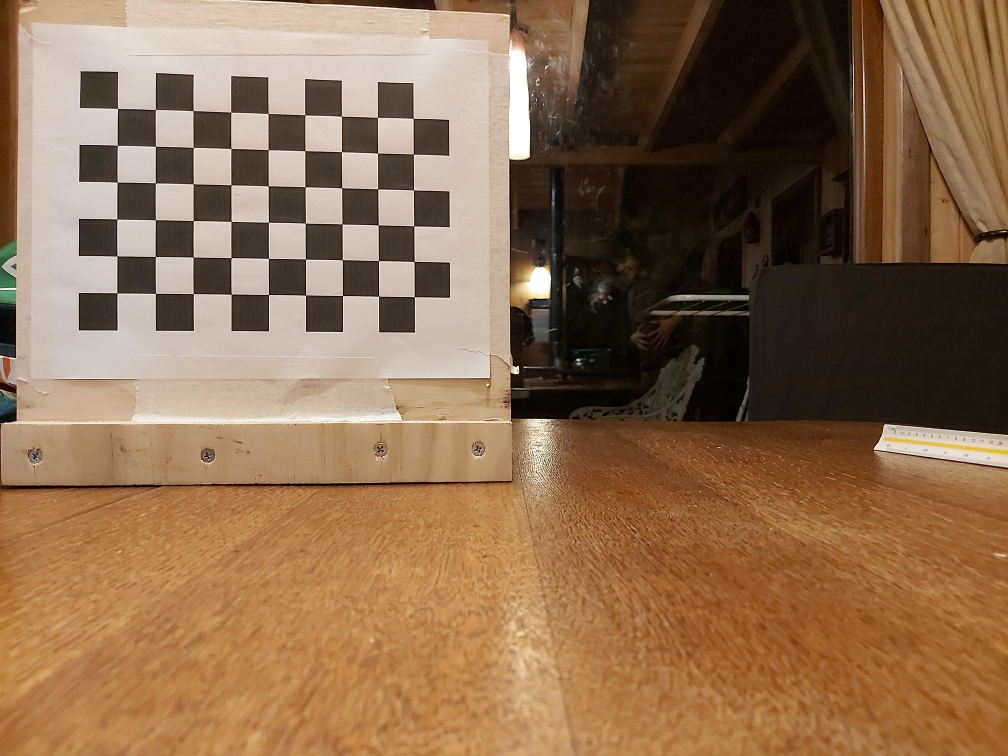
#> input picture calibration_imgs1/img01_1.jpg, 2016 x 1512 px (shown at 1/2 size); its folder holds 4 pictures in this run
$ python main_camera_calib.py
#> lines starting #> are read from the running program, lines starting #| are printed output that depends on the picture; after the words box and inside, x2 and y2 are one past the last pixel; in counts of white or black regions, pixels touching at a corner belong together
### utils/calib.py
import cv2
import numpy as np
import glob
from tqdm import tqdm
import PIL.ExifTags
import PIL.Image

def obtain_points(chess_size, num_iter_crit, accuracy_crit, win_size_ref,
                  imgs_path):
    # Define size of chessboard target.
    # Define arrays to save detected points
#> called with chess_size = (9, 6), num_iter_crit = 30, accuracy_crit = 0.001, win_size_ref = 11, imgs_path = './calibration_imgs1/*'
    obj_points = [] #3D points in real world space
    img_points = [] #3D points in image plane
    # Prepare grid and points to display
    objp = np.zeros((np.prod(chess_size),3),dtype=np.float32)

    # Todas las combinaciones posibles
    objp[:,:2] = np.mgrid[0:chess_size[0], 0:chess_size[1]].T.reshape(-1,2)

    # read images
    calibration_paths = glob.glob(imgs_path)
    # Iterate over images to find intrinsic matrix
    true_rets = 0
    imgs_with_pattern = []
    for image_path in tqdm(calibration_paths):
    # Load image
        image = cv2.imread(image_path)
#> image is the input picture: shape (1512, 2016, 3); mean B, G, R 80, 108.4, 139.9
        gray_image = cv2.cvtColor(image, cv2.COLOR_BGR2GRAY)
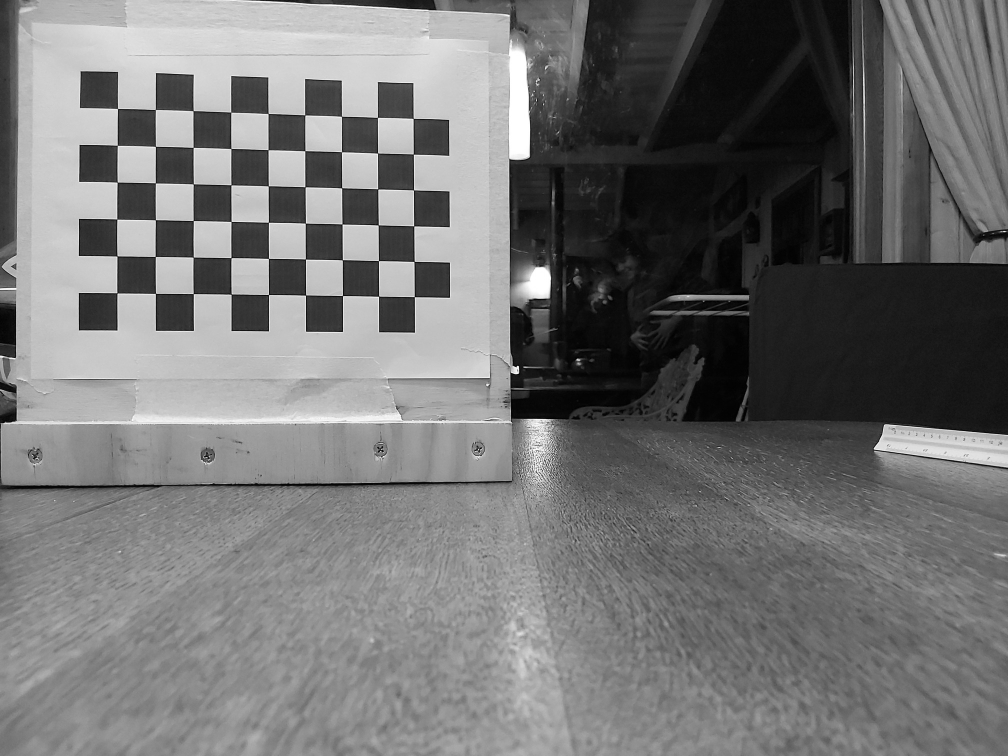
#> gray_image: shape (1512, 2016) (shown at 1/2 size); min 0, max 255, mean 114.6
        print("Image loaded, Analizying...")
        # find chessboard corners
        ret,corners = cv2.findChessboardCorners(gray_image, chess_size, None)
#> ret = True; corners = 54 rows, first 8: [235.4, 217.6], [310.9, 219.6], [386.6, 222.1], [462.2, 224.7], [536.6, 227.7], [610.4, 230.6], [683.5, 233], [755.4, 235.3]
        # si se obtiene el patron --> ret = True
        # corner points --> corners

        # Si se encontraron, agregar object points, image points (despues de refinarlos)
        if ret == True:
            true_rets += 1
            print("Chessboard detected!")
            print(image_path)
            # define criteria for subpixel accuracy
            # termination criteria
            criteria = (cv2.TERM_CRITERIA_EPS + cv2.TERM_CRITERIA_MAX_ITER, num_iter_crit, accuracy_crit)
            #refine corner location (to subpixel accuracy) based on criteria.
            corners2 = cv2.cornerSubPix(gray_image, corners, (int(win_size_ref/2),int(win_size_ref/2)), (-1,-1), criteria)
#> corners2 = 54 rows, first 8: [235.5, 217.6], [311.1, 219.6], [386.6, 222], [462.3, 224.7], [536.6, 227.6], [610.3, 230.5], [683.4, 233.1], [755.4, 235.3]
            obj_points.append(objp)
            img_points.append(corners)

            # Draw and display the corners
            cv2.drawChessboardCorners(image, chess_size, corners2, ret)
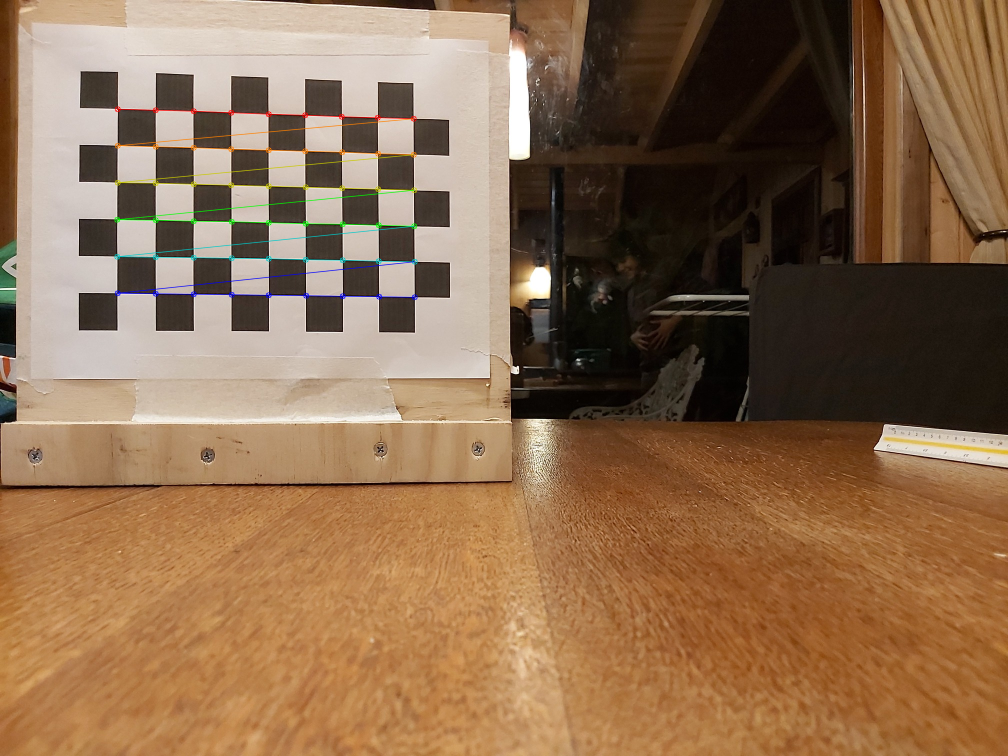
#> image: shape (1512, 2016, 3) (shown at 1/2 size); 0.78% of pixels changed, all inside (x1, y1, x2, y2) = (228, 212, 836, 601)
            cv2.imshow('img',image)
            cv2.waitKey(500)
            imgs_with_pattern.append(image_path)
#> pass 2 of the loop in obtain_points, `for image_path in tqdm(calibration_paths):`:
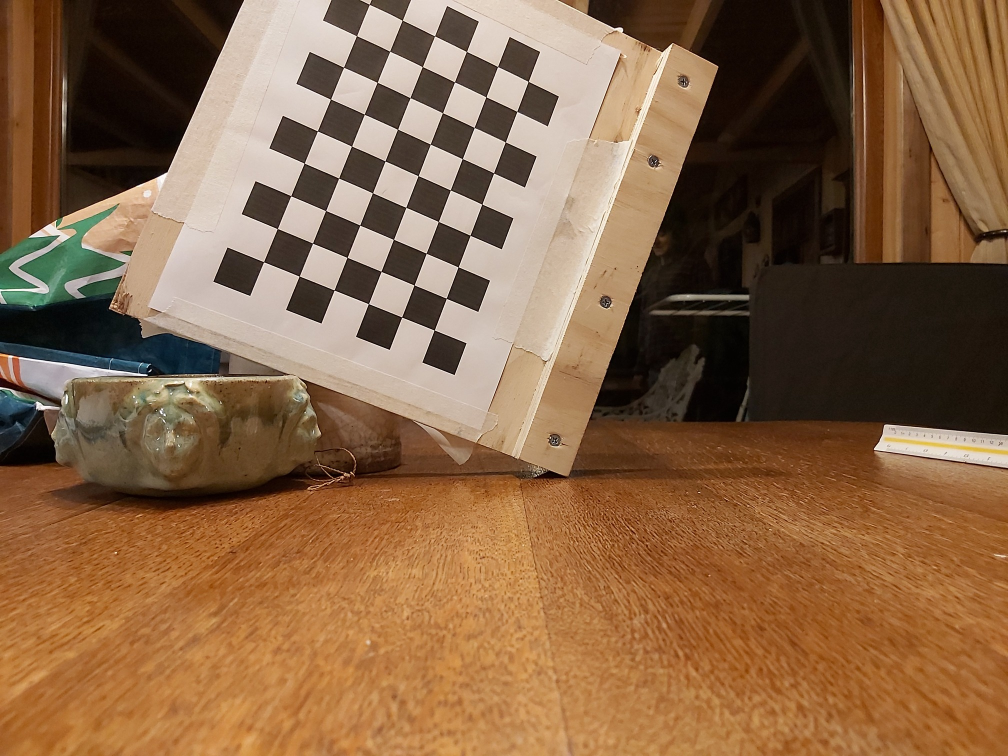
#> input picture calibration_imgs1/img02_1.jpg, 2016 x 1512 px (shown at 1/2 size)
#> in obtain_points, image is the input picture: shape (1512, 2016, 3); mean B, G, R 70, 100.8, 135.1
#> in obtain_points, `gray_image = cv2.cvtColor(image, cv2.COLOR_BGR2GRAY)`:
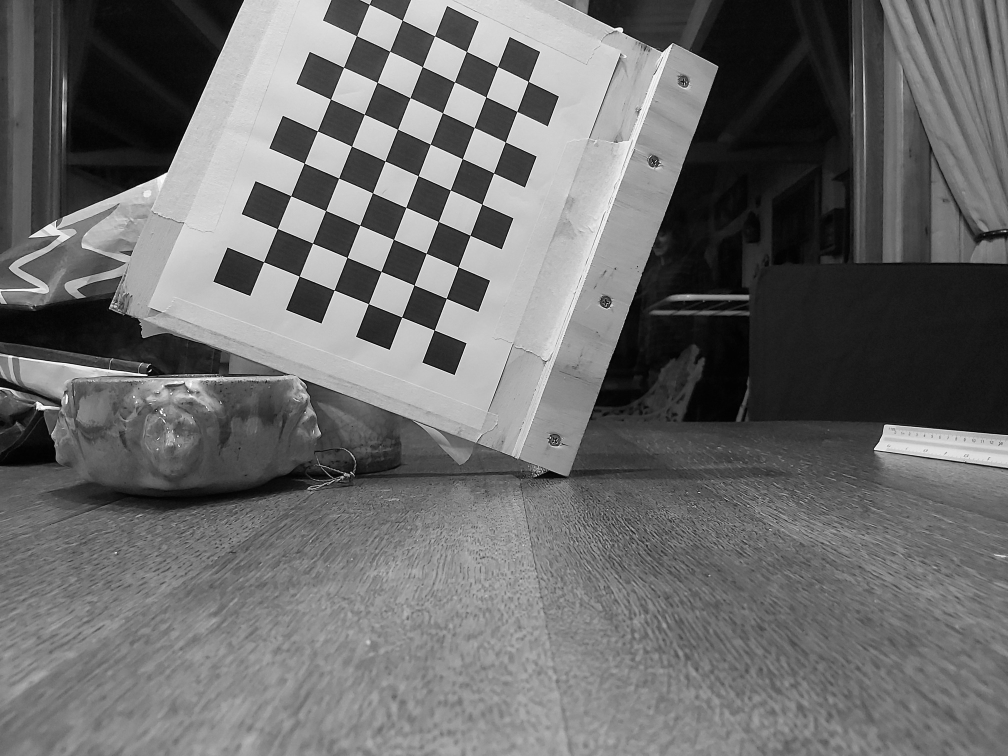
#> gray_image: shape (1512, 2016) (shown at 1/2 size); min 0, max 255, mean 107.6
#> ret = False; corners = 53 rows, first 8: [933, 103.5], [869.5, 72], [995.5, 133], [972, 193.5], [909.5, 164], [810, 53], [845, 133.5], [779.5, 103]
#> pass 3 of the loop in obtain_points, `for image_path in tqdm(calibration_paths):`:
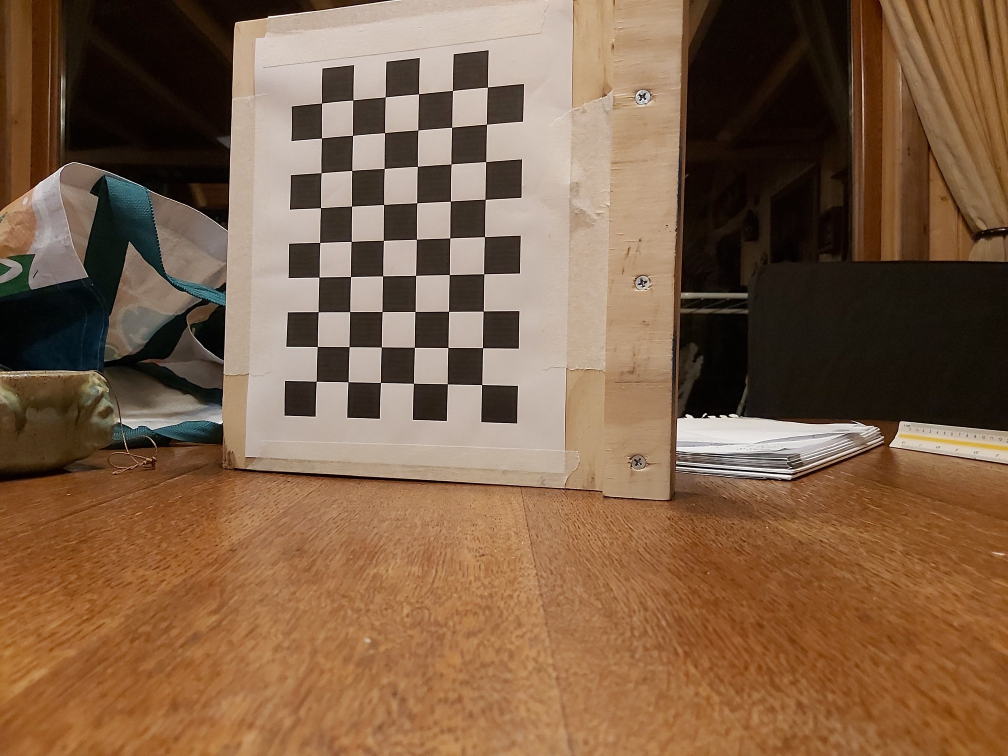
#> input picture calibration_imgs1/img04_1.jpg, 2016 x 1512 px (shown at 1/2 size)
#> in obtain_points, image is the input picture: shape (1512, 2016, 3); mean B, G, R 70.9, 96.2, 126.6
#> in obtain_points, `gray_image = cv2.cvtColor(image, cv2.COLOR_BGR2GRAY)`:
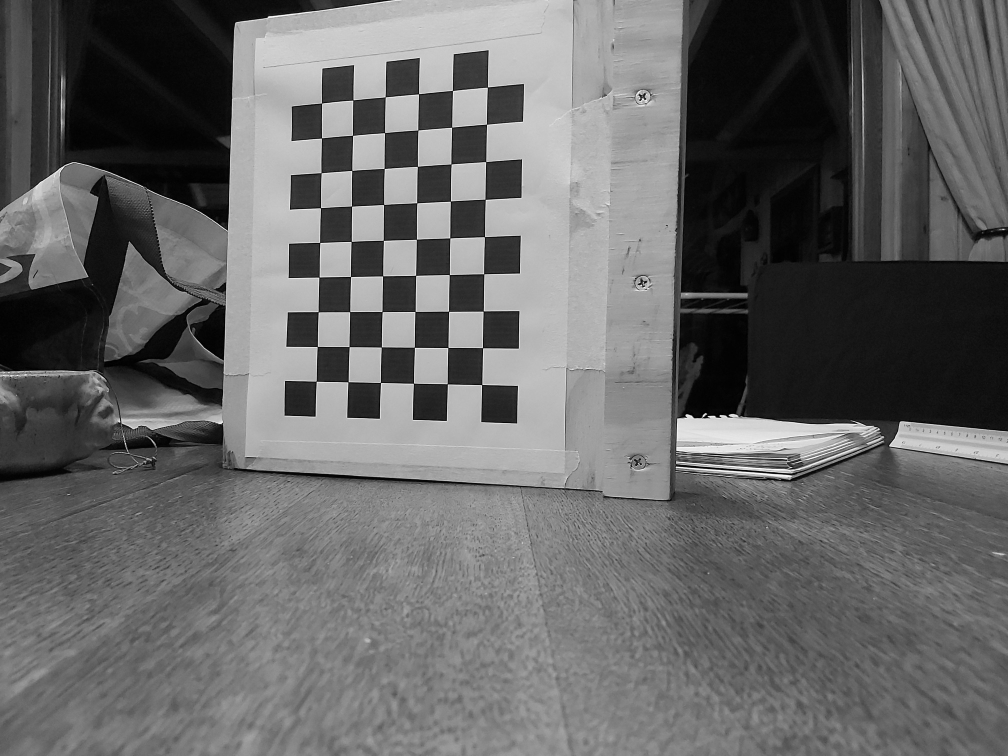
#> gray_image: shape (1512, 2016) (shown at 1/2 size); min 0, max 255, mean 102.4
#> ret = True; corners = 54 rows, first 8: [632.7, 762.8], [634.9, 693.4], [636.7, 624.2], [638.5, 554.6], [640, 485.4], [641.6, 416], [642.7, 346.1], [643.5, 276.4]
#> corners2 = 54 rows, first 8: [632.8, 762.8], [634.9, 693.4], [636.6, 624.3], [638.5, 554.6], [640, 485.4], [641.5, 416], [642.6, 346.3], [643.4, 276.4]
#> in obtain_points, `cv2.drawChessboardCorners(image, chess_size, corners2, ret)`:
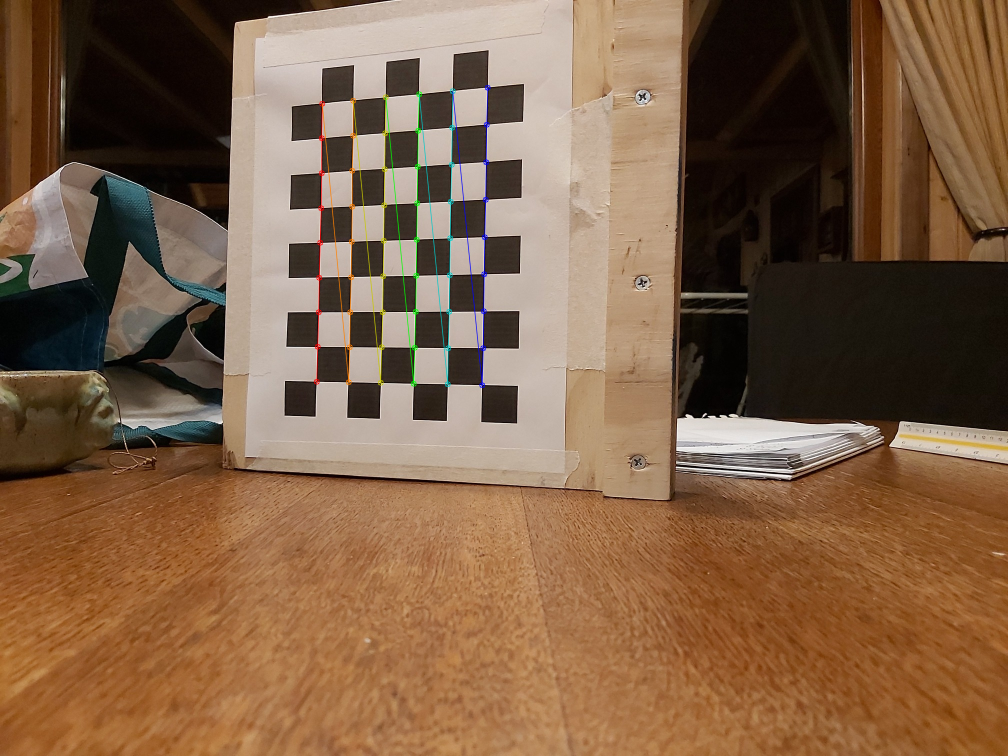
#> image: shape (1512, 2016, 3) (shown at 1/2 size); 0.76% of pixels changed, all inside (x1, y1, x2, y2) = (627, 169, 982, 777)
#> the loop made 4 passes; the first 3 are shown
    cv2.destroyAllWindows()
    print('\nImages with pattern identified: ' + str(imgs_with_pattern))
    print('\nNumber of True pattern returns: ' + str(true_rets))
    return obj_points, img_points, imgs_with_pattern

# [61 lines left out: functions calib_cam, get_fl_exif, calc_proj_error, calib_stereo, not called in this run]

### main_camera_calib.py
# imports
from utils.calib import obtain_points, calib_cam, get_fl_exif, calc_proj_error
import numpy as np

#Camera1 --> Rigth side
#Camera2 --> Left side

if __name__ == '__main__':
    # ============================================
    # Camera calibration
    # ============================================
    imgs1_path = './calibration_imgs1/*'
    imgs2_path = './calibration_imgs2/*'
    chess_size = (9, 6) # (7,5)
    num_iter_crit = 30
    accuracy_crit = 0.001
    win_size_ref = 11
    obj_points1, img_points1, imgs_with_pattern1 = obtain_points(chess_size,     #obj_points --> dim (54,3);  img_points --> dim (54, 1, 2)
                                           num_iter_crit,
                                           accuracy_crit,
                                           win_size_ref,
                                           imgs1_path)
    np.save("/home/franrosi/PycharmProjects/StereoRecons/imgs_with_pattern1", imgs_with_pattern1)
    obj_points2, img_points2, imgs_with_pattern2 = obtain_points(chess_size,     #obj_points --> dim (54,3);  img_points --> dim (54, 1, 2)
                                           num_iter_crit,
                                           accuracy_crit,
                                           win_size_ref,
                                           imgs2_path)
    np.save("/home/franrosi/PycharmProjects/StereoRecons/imgs_with_pattern2", imgs_with_pattern2)
    # REORDER: To match img_points1 with img_points2
    #order1 = [0,1,2,4,5,6,7,9,10,11,3,8]
    #order2 = [9,5,10,12,0,8,2,1,11,3,4,6,7]
    order1 = [0,1,2,3,4,5,7,10,11,12,6,8,9]
    order2 = [8,5,9,11,0,7,2,1,10,3,4,6]
#> (the run stopped early here; a loop or call above may not have finished)
